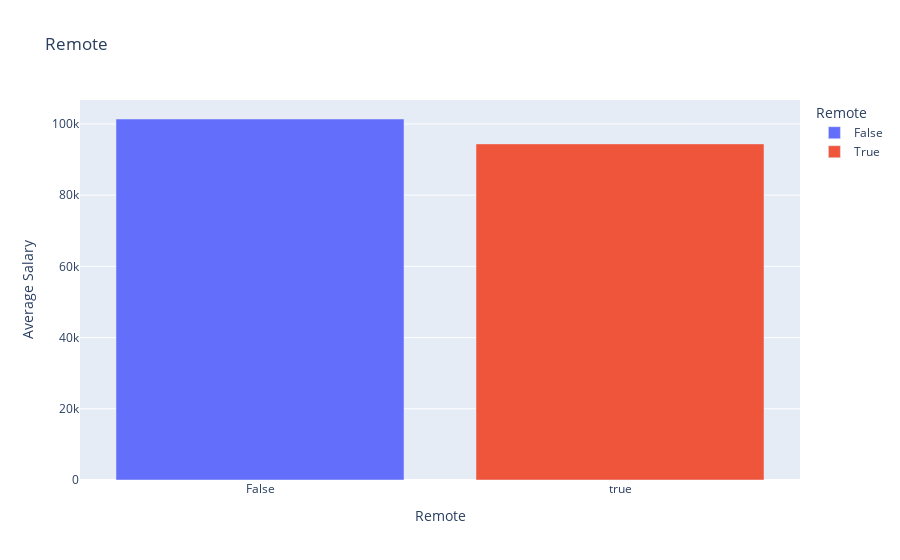

Notebook cell for this chart:
### Markdown cell above
## Checking if being remote affects the salaries
#### It seems there is no correlation between.

### Code cell
dfc["work_from_home"] = dfc["work_from_home"].fillna("False")
df_temp = dfc.groupby(["work_from_home"]) \
       .agg({'salary_standardized':'mean'}) \
       .reset_index() \
       .rename(columns={'salary_standardized': 'Average Salary','work_from_home':'Remote'}) \
       .sort_values("Average Salary",ascending = False)

fig = px.bar(df_temp, x = 'Remote',   y = 'Average Salary' , color = "Remote", title = "Remote")
fig.show()

### Figure 1 — Plotly figure (JSON) as saved in the notebook; plotly's stock layout.template omitted (floating-point values rounded to 4 significant figures)
{"data": [{"alignmentgroup": "True", "hovertemplate": "Remote=%{x}<br>Average Salary=%{y}<extra></extra>", "legendgroup": "False", "marker": {"color": "#636efa", "pattern": {"shape": ""}}, "name": "False", "offsetgroup": "False", "orientation": "v", "showlegend": true, "textposition": "auto", "type": "bar", "x": ["False"], "xaxis": "x", "y": [101400.0], "yaxis": "y"}, {"alignmentgroup": "True", "hovertemplate": "Remote=%{x}<br>Average Salary=%{y}<extra></extra>", "legendgroup": "True", "marker": {"color": "#EF553B", "pattern": {"shape": ""}}, "name": "True", "offsetgroup": "True", "orientation": "v", "showlegend": true, "textposition": "auto", "type": "bar", "x": [true], "xaxis": "x", "y": [94400.0], "yaxis": "y"}], "layout": {"barmode": "relative", "legend": {"title": {"text": "Remote"}, "tracegroupgap": 0}, "title": {"text": "Remote"}, "xaxis": {"anchor": "y", "categoryarray": ["False", true], "categoryorder": "array", "domain": [0, 1], "title": {"text": "Remote"}}, "yaxis": {"anchor": "x", "domain": [0, 1], "title": {"text": "Average Salary"}}}}
